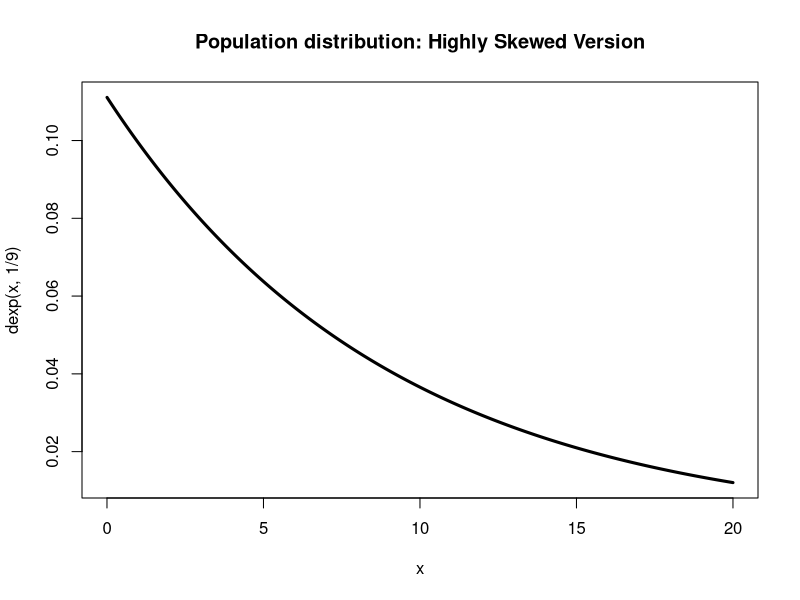
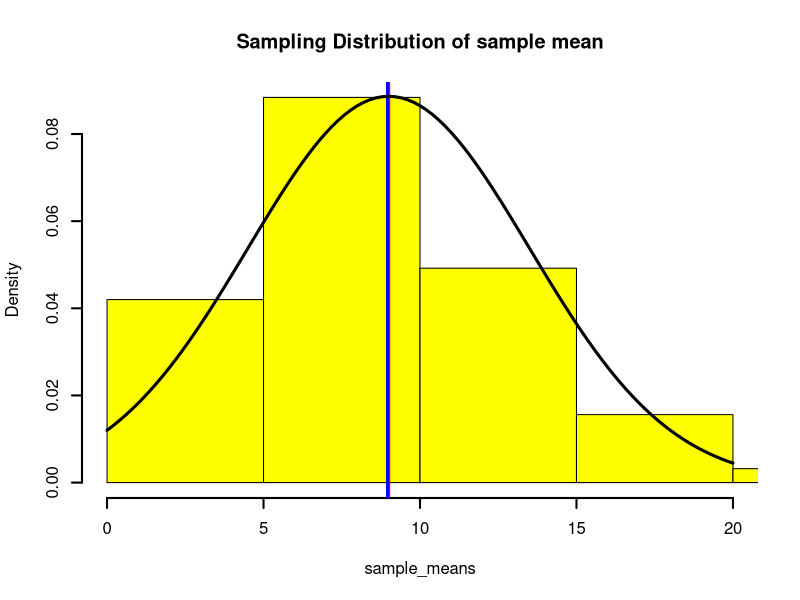
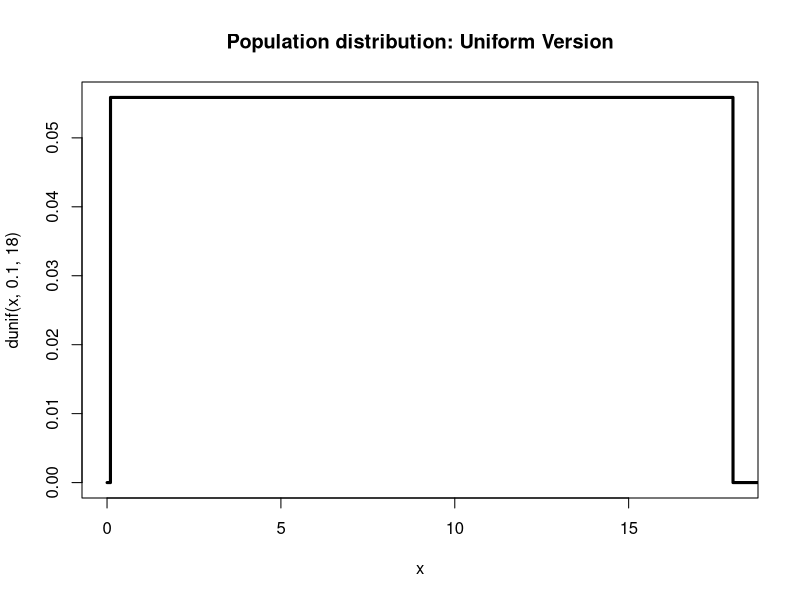
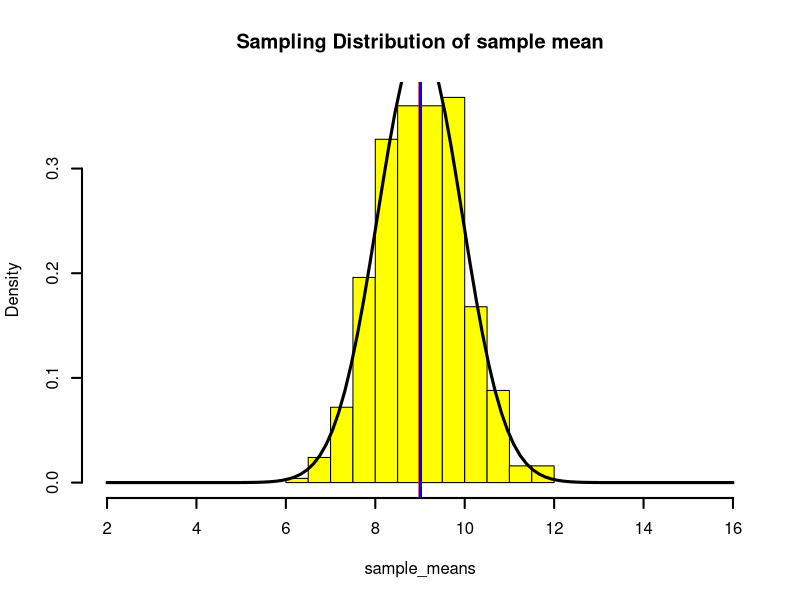
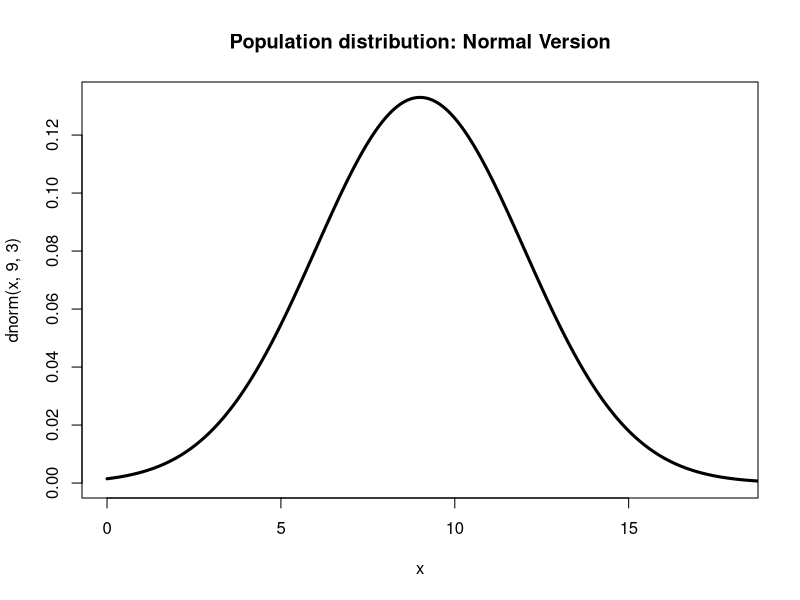
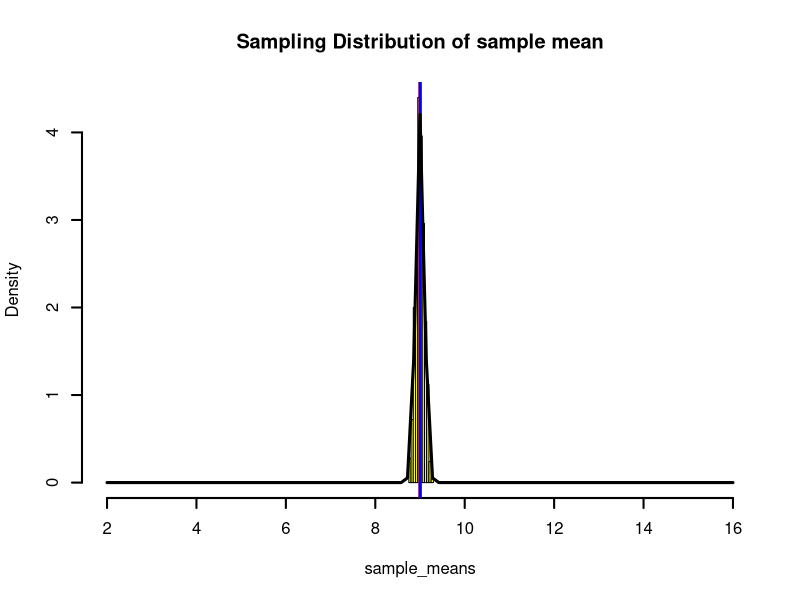

Write the R code that produced these figures, in order.
#pop=uniform
m<-500
x<-1:10000/500

plot(x,dexp(x,1/9),lwd=3,type="l",main="Population distribution: Highly Skewed Version")

N<-30
sam_dist_mean_exp<-function(N=30)
{
sample_means<-NULL
for(i in 1:m)
  sample_means[i]<-mean(rexp(N,1/9))
hist(sample_means,probability=TRUE,lwd=2,col="yellow",main="Sampling Distribution of sample mean",xlim=c(0,20))
abline(v=c(9,mean(sample_means)),col=c("Red","Blue"),lwd=3)
curve(dnorm(x,9,9/sqrt(N)),add=TRUE,lwd=3)
}

sam_dist_mean_exp(4)



######Uniform (0,18)
plot(x,dunif(x,0.1,18),lwd=3,xlim=c(0,18),type="l",main="Population distribution: Uniform Version")



N<-30
sam_dist_mean_unif<-function(N=30)
{
sample_means<-NULL
for(i in 1:m)
  sample_means[i]<-mean(runif(N,0,18))
hist(sample_means,probability=TRUE,xlim=c(2,16),lwd=2,col="yellow",main="Sampling Distribution of sample mean")
abline(v=c(9,mean(sample_means)),col=c("Red","Blue"),lwd=3)
curve(dnorm(x,9,3*sqrt(3)/sqrt(N)),add=TRUE,lwd=3)
}
sam_dist_mean_unif(30)

#####################
#normal case
plot(x,dnorm(x,9,3),lwd=3,xlim=c(0,18),type="l",main="Population distribution: Normal Version")


sam_dist_mean_norm<-function(N=30)
{
sample_means<-NULL
for(i in 1:m)
  sample_means[i]<-mean(rnorm(N,9,3))
hist(sample_means,probability=TRUE,xlim=c(2,16),col="yellow",lwd=2,main="Sampling Distribution of sample mean")
abline(v=c(9,mean(sample_means)),col=c("Red","Blue"),lwd=3)
curve(dnorm(x,9,3/sqrt(N)),add=TRUE,lwd=3)
}
sam_dist_mean_norm(1000)












